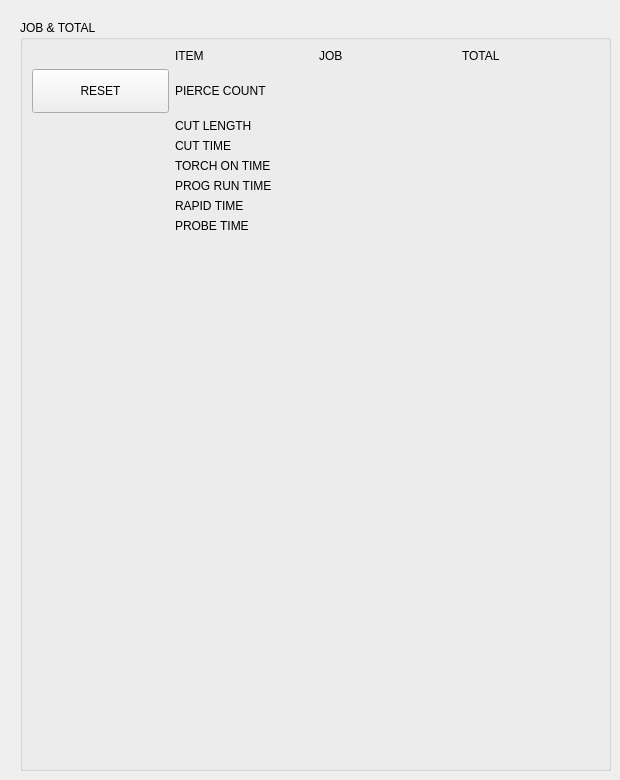
          <widget class="QWidget" name="tab_12">
           <attribute name="title">
            <string>STATISTICS</string>
           </attribute>
           <widget class="MkGroupBox" name="groupbox_10">
            <property name="geometry">
             <rect>
              <x>20</x>
              <y>20</y>
              <width>591</width>
              <height>751</height>
             </rect>
            </property>
            <property name="title">
             <string>JOB &amp;&amp; TOTAL</string>
            </property>
            <layout class="QGridLayout" name="gridLayout_6">
             <item row="6" column="1">
              <widget class="QLabel" name="label_58">
               <property name="text">
                <string>RAPID TIME</string>
               </property>
              </widget>
             </item>
             <item row="0" column="2">
              <widget class="QLabel" name="label_50">
               <property name="text">
                <string>JOB</string>
               </property>
              </widget>
             </item>
             <item row="4" column="1">
              <widget class="QLabel" name="label_56">
               <property name="text">
                <string>TORCH ON TIME</string>
               </property>
              </widget>
             </item>
             <item row="8" column="0">
              <spacer name="verticalSpacer_2">
               <property name="orientation">
                <enum>Qt::Vertical</enum>
               </property>
               <property name="sizeHint" stdset="0">
                <size>
                 <width>20</width>
                 <height>40</height>
                </size>
               </property>
              </spacer>
             </item>
             <item row="0" column="4">
              <widget class="QLabel" name="label_52">
               <property name="text">
                <string>TOTAL</string>
               </property>
              </widget>
             </item>
             <item row="5" column="1">
              <widget class="QLabel" name="label_57">
               <property name="text">
                <string>PROG RUN TIME</string>
               </property>
              </widget>
             </item>
             <item row="2" column="1">
              <widget class="QLabel" name="label_54">
               <property name="text">
                <string>CUT LENGTH</string>
               </property>
              </widget>
             </item>
             <item row="1" column="1">
              <widget class="QLabel" name="label_53">
               <property name="text">
                <string>PIERCE COUNT</string>
               </property>
              </widget>
             </item>
             <item row="0" column="1">
              <widget class="QLabel" name="label_51">
               <property name="text">
                <string>ITEM</string>
               </property>
              </widget>
             </item>
             <item row="3" column="1">
              <widget class="QLabel" name="label_55">
               <property name="text">
                <string>CUT TIME</string>
               </property>
              </widget>
             </item>
             <item row="7" column="1">
              <widget class="QLabel" name="label_59">
               <property name="text">
                <string>PROBE TIME</string>
               </property>
              </widget>
             </item>
             <item row="1" column="0">
              <widget class="QPushButton" name="pushButton_11">
               <property name="sizePolicy">
                <sizepolicy hsizetype="Preferred" vsizetype="Preferred">
                 <horstretch>0</horstretch>
                 <verstretch>0</verstretch>
                </sizepolicy>
               </property>
               <property name="minimumSize">
                <size>
                 <width>34</width>
                 <height>44</height>
                </size>
               </property>
               <property name="text">
                <string>RESET</string>
               </property>
              </widget>
             </item>
            </layout>
           </widget>
          </widget>
